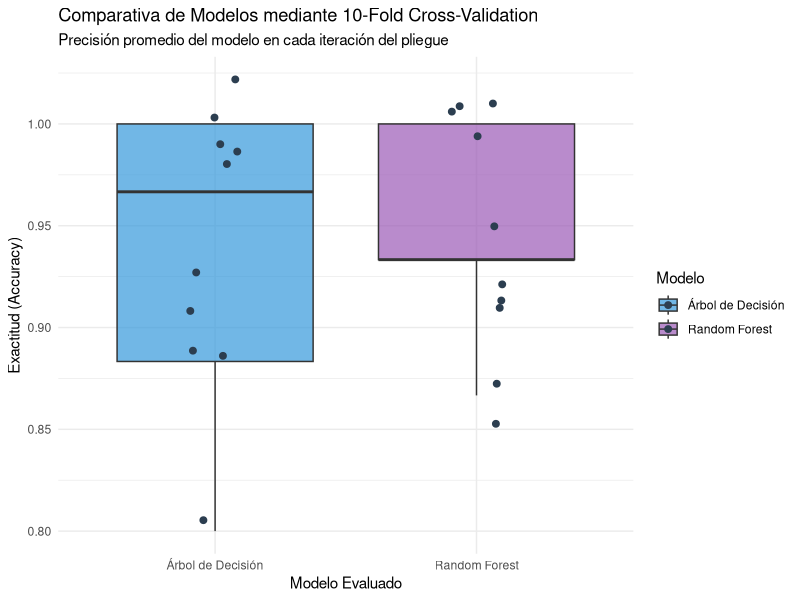

Reproduce this figure in R.
# ==============================================================================
# 10_evaluacion_comparativa.R: Comparación de Modelos mediante Validación Cruzada
# ==============================================================================

# 1. Carga de librerías
library(tidyverse)
library(rpart)
library(randomForest)

# 2. Carga y preprocesamiento de datos
data("iris")
datos <- as_tibble(iris)

# 3. Configuración de Validación Cruzada (10-Fold Cross-Validation)
set.seed(555)
k_folds <- 10

# Crear pliegues (folds) aleatorios balanceados
datos <- datos %>% sample_frac() # Mezclar datos aleatoriamente
pliegues <- cut(seq(1, nrow(datos)), breaks = k_folds, labels = FALSE)

# Vectores para almacenar las métricas de exactitud (accuracy) de cada modelo
exactitud_arbol <- numeric(k_folds)
exactitud_rf <- numeric(k_folds)

# Bucle de Validación Cruzada
for (i in 1:k_folds) {
  # Dividir en entrenamiento y validación para el pliegue actual
  indices_val <- which(pliegues == i, arr.ind = TRUE)
  val_fold <- datos[indices_val, ]
  train_fold <- datos[-indices_val, ]
  
  # Modelo A: Árbol de Decisión
  fit_arbol <- rpart(Species ~ ., data = train_fold, method = "class")
  pred_arbol <- predict(fit_arbol, newdata = val_fold, type = "class")
  exactitud_arbol[i] <- mean(pred_arbol == val_fold$Species)
  
  # Modelo B: Random Forest (con 50 árboles)
  fit_rf <- randomForest(Species ~ ., data = train_fold, ntree = 50)
  pred_rf <- predict(fit_rf, newdata = val_fold)
  exactitud_rf[i] <- mean(pred_rf == val_fold$Species)
}

# 4. Evaluación y Visualización Comparativa
# Construir dataframe con los resultados de exactitud de cada pliegue
resultados_cv <- tibble(
  Fold = rep(1:k_folds, 2),
  Modelo = c(rep("Árbol de Decisión", k_folds), rep("Random Forest", k_folds)),
  Exactitud = c(exactitud_arbol, exactitud_rf)
)

# Resumen de métricas
resumen_comparativo <- resultados_cv %>%
  group_by(Modelo) %>%
  summarise(
    Exactitud_Promedio = mean(Exactitud),
    Desviacion_Estandar = sd(Exactitud)
  )

print("Resumen de rendimiento comparativo:")
print(resumen_comparativo)

# Graficar la comparación de exactitudes usando diagramas de caja (Boxplots)
ggplot(resultados_cv, aes(x = Modelo, y = Exactitud, fill = Modelo)) +
  geom_boxplot(alpha = 0.7, outlier.shape = NA) +
  geom_jitter(width = 0.1, size = 2, color = "#2c3e50") +
  theme_minimal() +
  scale_fill_manual(values = c("Árbol de Decisión" = "#3498db", "Random Forest" = "#9b59b6")) +
  labs(title = "Comparativa de Modelos mediante 10-Fold Cross-Validation",
       subtitle = "Precisión promedio del modelo en cada iteración del pliegue",
       x = "Modelo Evaluado",
       y = "Exactitud (Accuracy)")
